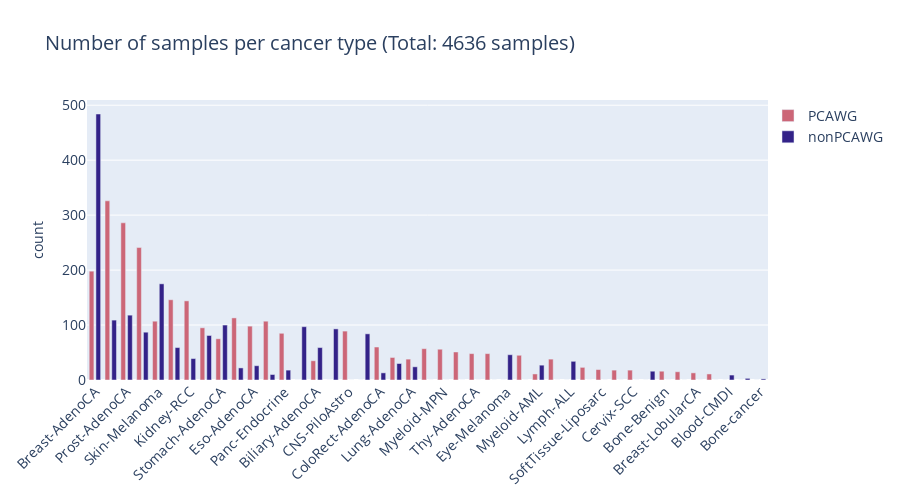
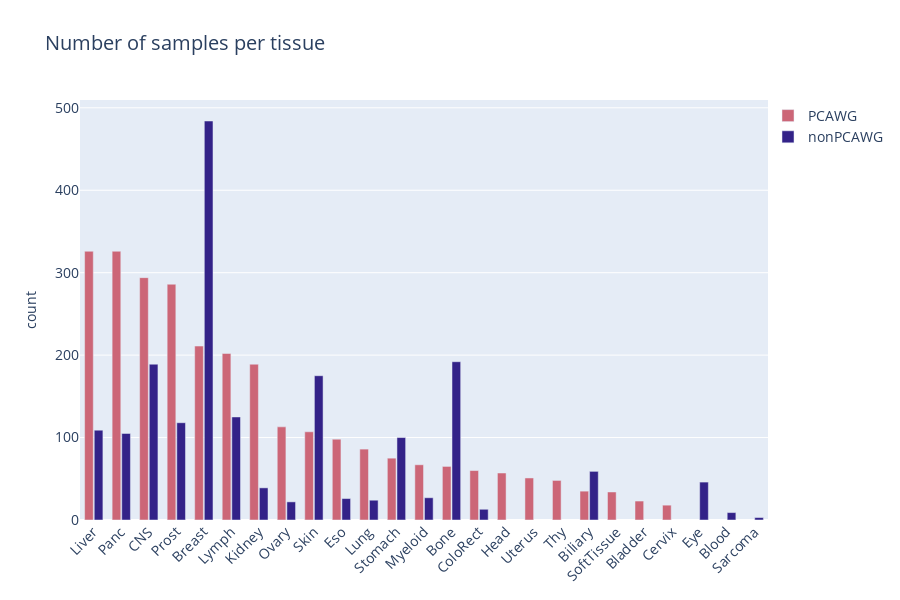

Notebook code for these charts, in order:
### Code cell
pcawg_counts = df_wgs_mut['Cancer Type'].value_counts()
nonpcawg_counts = df_non_wgs_mut['Cancer Type'].value_counts()
combined_counts = pcawg_counts.add(nonpcawg_counts, fill_value=0)
sorted_cancer_types = combined_counts.sort_values(ascending=False).index
pcawg_counts_sorted = pcawg_counts.reindex(sorted_cancer_types, fill_value=0)
nonpcawg_counts_sorted = nonpcawg_counts.reindex(sorted_cancer_types, fill_value=0)

# Plot
fig = go.Figure()
fig.add_trace(go.Bar(
    x=pcawg_counts_sorted.index,
    y=pcawg_counts_sorted.values,
    name='PCAWG',
    marker_color=color_palette[0]
))
fig.add_trace(go.Bar(
    x=nonpcawg_counts_sorted.index,
    y=nonpcawg_counts_sorted.values,
    name='nonPCAWG',
    marker_color=color_palette[1]
))

fig.update_layout(
    title='Number of samples per cancer type (Total: ' + str(df_wgs_mut['Cancer Type'].value_counts().sum() + df_non_wgs_mut['Cancer Type'].value_counts().sum()) + ' samples)',
    title_font_size=20,  
    xaxis_tickfont_size=14,
    yaxis=dict(title='count', title_font_size=14, tickfont_size=14,),
    legend=dict(x=1, y=1.0, font=dict(size=14)),
    barmode='group',
    bargap=0.15,
    bargroupgap=0.3,
    height=500,
)

fig.update_xaxes(tickangle=-45)
fig.update_yaxes(tickfont=dict(size=14))
fig.show()
#################### 

fig = go.Figure()
fig.add_trace(go.Bar(
    x=df_wgs_mut['Tissue'].value_counts().index,
    y=df_wgs_mut['Tissue'].value_counts().values,
    name='PCAWG',
    marker_color=color_palette[0]
))
fig.add_trace(go.Bar(
    x=df_non_wgs_mut['Tissue'].value_counts().index,
    y=df_non_wgs_mut['Tissue'].value_counts().values,
    name='nonPCAWG',
    marker_color=color_palette[1]
))

fig.update_layout(
    title='Number of samples per tissue',
    title_font_size=20,
    xaxis_tickfont_size=14,
    yaxis=dict(title='count', title_font_size=14, tickfont_size=14,),
    legend=dict(x=1, y=1.0, font=dict(size=14)),
    barmode='group',
    bargap=0.3,
    bargroupgap=0.1,
    height=600
)

fig.update_xaxes(tickangle=-45)
fig.update_yaxes(tickfont=dict(size=14))
fig.show()

### Figure 1 — Plotly figure (JSON) as saved in the notebook; plotly's stock layout.template omitted (floating-point values rounded to 4 significant figures)
{"data": [{"marker": {"color": "#CC6677"}, "name": "PCAWG", "type": "bar", "x": ["Breast-AdenoCA", "Liver-HCC", "Prost-AdenoCA", "Panc-AdenoCA", "Skin-Melanoma", "CNS-Medullo", "Kidney-RCC", "Lymph-CLL", "Stomach-AdenoCA", "Ovary-AdenoCA", "Eso-AdenoCA", "Lymph-BNHL", "Panc-Endocrine", "Bone-Ewings", "Biliary-AdenoCA", "Bone-Sarcoma", "CNS-PiloAstro", "CNS-LGG", "ColoRect-AdenoCA", "CNS-GBM", "Lung-AdenoCA", "Head-SCC", "Myeloid-MPN", "Uterus-AdenoCA", "Thy-AdenoCA", "Lung-SCC", "Eye-Melanoma", "Kidney-ChRCC", "Myeloid-AML", "Bone-Osteosarc", "Lymph-ALL", "Bladder-TCC", "SoftTissue-Liposarc", "CNS-Oligo", "Cervix-SCC", "CNS-glioma-NOS", "Bone-Benign", "SoftTissue-Leiomyo", "Breast-LobularCA", "Bone-Epith", "Blood-CMDI", "Sarcoma", "Bone-cancer"], "y": [198, 326, 286, 241, 107, 146, 144, 95, 75, 113, 98, 107, 85, 0, 35, 0, 89, 0, 60, 41, 38, 57, 56, 51, 48, 48, 0, 45, 11, 38, 0, 23, 19, 18, 18, 0, 16, 15, 13, 11, 0, 0, 0]}, {"marker": {"color": "#332288"}, "name": "nonPCAWG", "type": "bar", "x": ["Breast-AdenoCA", "Liver-HCC", "Prost-AdenoCA", "Panc-AdenoCA", "Skin-Melanoma", "CNS-Medullo", "Kidney-RCC", "Lymph-CLL", "Stomach-AdenoCA", "Ovary-AdenoCA", "Eso-AdenoCA", "Lymph-BNHL", "Panc-Endocrine", "Bone-Ewings", "Biliary-AdenoCA", "Bone-Sarcoma", "CNS-PiloAstro", "CNS-LGG", "ColoRect-AdenoCA", "CNS-GBM", "Lung-AdenoCA", "Head-SCC", "Myeloid-MPN", "Uterus-AdenoCA", "Thy-AdenoCA", "Lung-SCC", "Eye-Melanoma", "Kidney-ChRCC", "Myeloid-AML", "Bone-Osteosarc", "Lymph-ALL", "Bladder-TCC", "SoftTissue-Liposarc", "CNS-Oligo", "Cervix-SCC", "CNS-glioma-NOS", "Bone-Benign", "SoftTissue-Leiomyo", "Breast-LobularCA", "Bone-Epith", "Blood-CMDI", "Sarcoma", "Bone-cancer"], "y": [484, 109, 118, 87, 175, 59, 39, 81, 100, 22, 26, 10, 18, 97, 59, 93, 0, 84, 13, 30, 24, 0, 0, 0, 0, 0, 46, 0, 27, 0, 34, 0, 0, 0, 0, 16, 0, 0, 0, 0, 9, 3, 2]}], "layout": {"bargap": 0.15, "bargroupgap": 0.3, "barmode": "group", "height": 500, "legend": {"font": {"size": 14}, "x": 1, "y": 1}, "title": {"font": {"size": 20}, "text": "Number of samples per cancer type (Total: 4636 samples)"}, "xaxis": {"tickangle": -45, "tickfont": {"size": 14}}, "yaxis": {"tickfont": {"size": 14}, "title": {"font": {"size": 14}, "text": "count"}}}}

### Figure 2 — Plotly figure (JSON) as saved in the notebook; plotly's stock layout.template omitted (floating-point values rounded to 4 significant figures)
{"data": [{"marker": {"color": "#CC6677"}, "name": "PCAWG", "type": "bar", "x": ["Liver", "Panc", "CNS", "Prost", "Breast", "Lymph", "Kidney", "Ovary", "Skin", "Eso", "Lung", "Stomach", "Myeloid", "Bone", "ColoRect", "Head", "Uterus", "Thy", "Biliary", "SoftTissue", "Bladder", "Cervix"], "y": [326, 326, 294, 286, 211, 202, 189, 113, 107, 98, 86, 75, 67, 65, 60, 57, 51, 48, 35, 34, 23, 18]}, {"marker": {"color": "#332288"}, "name": "nonPCAWG", "type": "bar", "x": ["Breast", "Bone", "CNS", "Skin", "Lymph", "Prost", "Liver", "Panc", "Stomach", "Biliary", "Eye", "Kidney", "Myeloid", "Eso", "Lung", "Ovary", "ColoRect", "Blood", "Sarcoma"], "y": [484, 192, 189, 175, 125, 118, 109, 105, 100, 59, 46, 39, 27, 26, 24, 22, 13, 9, 3]}], "layout": {"bargap": 0.3, "bargroupgap": 0.1, "barmode": "group", "height": 600, "legend": {"font": {"size": 14}, "x": 1, "y": 1}, "title": {"font": {"size": 20}, "text": "Number of samples per tissue"}, "xaxis": {"tickangle": -45, "tickfont": {"size": 14}}, "yaxis": {"tickfont": {"size": 14}, "title": {"font": {"size": 14}, "text": "count"}}}}
